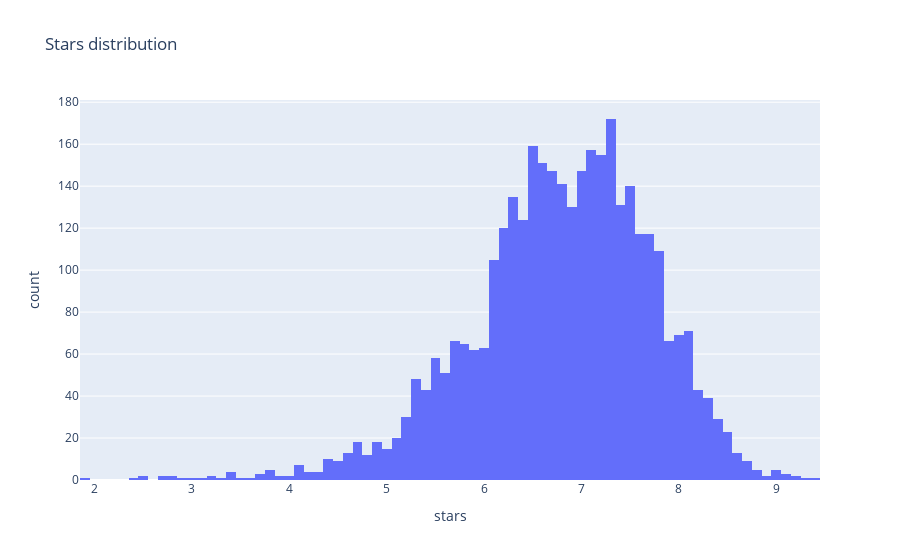

Write notebook code for a chart like this one.
### Markdown cell above
#### Star distribution plot

### Code cell
fig = px.histogram(df, x='stars', title='Stars distribution')
fig.show()

### Figure 1 — Plotly figure (JSON) as saved in the notebook; plotly's stock layout.template omitted (floating-point values rounded to 4 significant figures; data arrays with more than 128 entries replaced by an {"elided": "..."} marker saying what was removed)
{"data": [{"alignmentgroup": "True", "bingroup": "x", "hovertemplate": "stars=%{x}<br>count=%{y}<extra></extra>", "legendgroup": "", "marker": {"color": "#636efa", "pattern": {"shape": ""}}, "name": "", "offsetgroup": "", "orientation": "v", "showlegend": false, "type": "histogram", "x": {"elided": "3560 float values"}, "xaxis": "x", "yaxis": "y"}], "layout": {"autosize": true, "barmode": "relative", "legend": {"tracegroupgap": 0}, "title": {"text": "Stars distribution"}, "xaxis": {"anchor": "y", "autorange": true, "domain": [0, 1], "range": [1.85, 9.45], "title": {"text": "stars"}, "type": "linear"}, "yaxis": {"anchor": "x", "autorange": true, "domain": [0, 1], "range": [0, 181.1], "title": {"text": "count"}}}}
